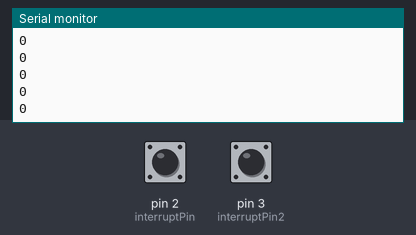
A sketch run on a simulated Arduino Uno, built with avr-gcc and run on an emulated ATmega328P. On the bench: the last lines printed to the serial monitor. The test bench sets the inputs (shaded band); at power-on: pin 2 (interruptPin) LOW, pin 3 (interruptPin2) LOW.

Above: at 1.2 s.
1.3 s: pin 2 (interruptPin) pulled HIGH for 0.15 s
At 2.2 s:
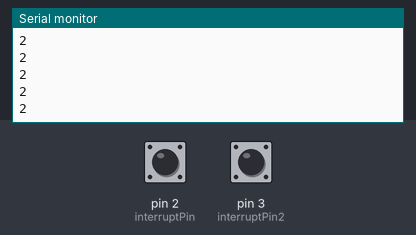
2.9 s: pin 3 (interruptPin2) pulled HIGH for 0.15 s
At 4.0 s:
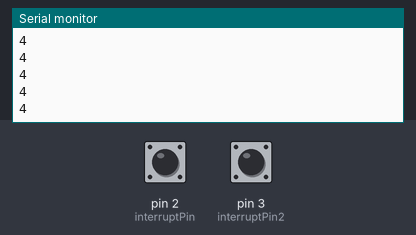
4.5 s: pin 2 (interruptPin) pulled HIGH for 1 s
At 5.1 s:
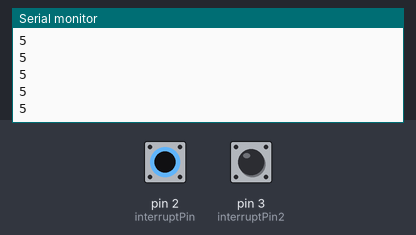
7.0 s: pin 3 (interruptPin2) pulled HIGH for 1 s
At 7.7 s:
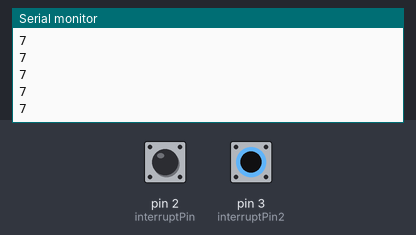
Timing chart, 0 to 10.0 s (numbered marks = the images above; inputs shaded):
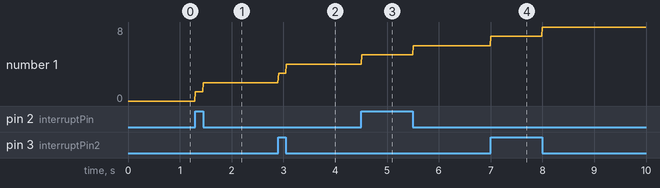

The sketch:

PhototestInterupt.ino
```cpp
const byte interruptPin = 2;
const byte interruptPin2 = 3;

//Her er noget mere kode

volatile int count = 0;
volatile int count2 = 0;

void setup() {
  Serial.begin(9600);
  attachInterrupt(digitalPinToInterrupt(interruptPin), add, CHANGE);
  attachInterrupt(digitalPinToInterrupt(interruptPin2), add, CHANGE);
}

void loop() {
  Serial.println(count);
  delay(10);
}

void add() {
  count++;
}
```

Measured:
- after the input at 1.3 s, the serial monitor: prints a new line at once (image 1)
- after the input at 2.9 s, the serial monitor: prints a new line at once (image 2)
- after the input at 4.5 s, the serial monitor: prints a new line at once (image 3)
- after the input at 7.0 s, the serial monitor: prints a new line at once (image 4)
- plotted number 1: 0 → 2 after the input at 1.3 s, 2 → 4 after the input at 2.9 s, 4 → 6 after the input at 4.5 s, 6 → 8 after the input at 7.0 s
